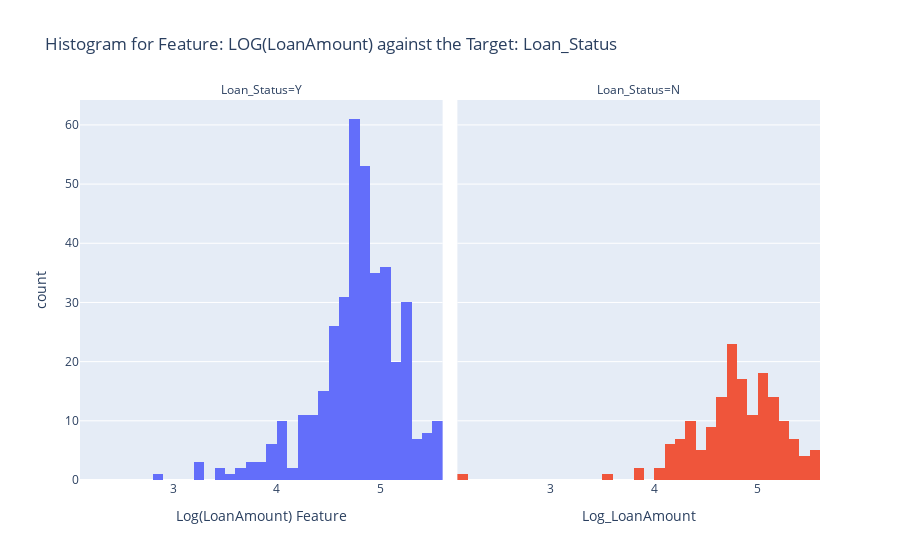

Notebook cell for this chart:
### Markdown cell above
#### Observation
From the above plots, there is still a significant amount of outliers in both 'Yes' and 'No' plots. however, due to the removal of the outliers in the LoanAmount column previously, reomval of more outliers may compromise the size of the training and testing dataset. <br>
<br>
Hence, Log transformation will be used to reduce the impact of these outliers on the dataset.

### Code cell
# Log transformation
raw_data_df['Log_LoanAmount'] = np.log(raw_data_df['LoanAmount']) #created a new column
#print(raw_data_df.columns)

# Plot the transformed data
fig = px.histogram(data_frame=raw_data_df, x='Log_LoanAmount', color='Loan_Status',
                   title='Histogram for Feature: LOG(LoanAmount) against the Target: Loan_Status',
                   facet_col='Loan_Status')
fig.update_layout(xaxis_title='Log(LoanAmount) Feature', showlegend=False)
fig.show()

### Figure 1 — Plotly figure (JSON) as saved in the notebook; plotly's stock layout.template omitted (floating-point values rounded to 4 significant figures; data arrays with more than 128 entries replaced by an {"elided": "..."} marker saying what was removed)
{"data": [{"alignmentgroup": "True", "bingroup": "x", "hovertemplate": "Loan_Status=Y<br>Log_LoanAmount=%{x}<br>count=%{y}<extra></extra>", "legendgroup": "Y", "marker": {"color": "#636efa", "pattern": {"shape": ""}}, "name": "Y", "offsetgroup": "Y", "orientation": "v", "showlegend": true, "type": "histogram", "x": {"elided": "398 float values"}, "xaxis": "x", "yaxis": "y"}, {"alignmentgroup": "True", "bingroup": "x", "hovertemplate": "Loan_Status=N<br>Log_LoanAmount=%{x}<br>count=%{y}<extra></extra>", "legendgroup": "N", "marker": {"color": "#EF553B", "pattern": {"shape": ""}}, "name": "N", "offsetgroup": "N", "orientation": "v", "showlegend": true, "type": "histogram", "x": {"elided": "177 float values"}, "xaxis": "x2", "yaxis": "y2"}], "layout": {"annotations": [{"font": {}, "showarrow": false, "text": "Loan_Status=Y", "x": 0.245, "xanchor": "center", "xref": "paper", "y": 1, "yanchor": "bottom", "yref": "paper"}, {"font": {}, "showarrow": false, "text": "Loan_Status=N", "x": 0.755, "xanchor": "center", "xref": "paper", "y": 1, "yanchor": "bottom", "yref": "paper"}], "barmode": "relative", "legend": {"title": {"text": "Loan_Status"}, "tracegroupgap": 0}, "showlegend": false, "title": {"text": "Histogram for Feature: LOG(LoanAmount) against the Target: Loan_Status"}, "xaxis": {"anchor": "y", "domain": [0, 0.49], "title": {"text": "Log(LoanAmount) Feature"}}, "xaxis2": {"anchor": "y2", "domain": [0.51, 1], "matches": "x", "title": {"text": "Log_LoanAmount"}}, "yaxis": {"anchor": "x", "domain": [0, 1], "title": {"text": "count"}}, "yaxis2": {"anchor": "x2", "domain": [0, 1], "matches": "y", "showticklabels": false}}}
